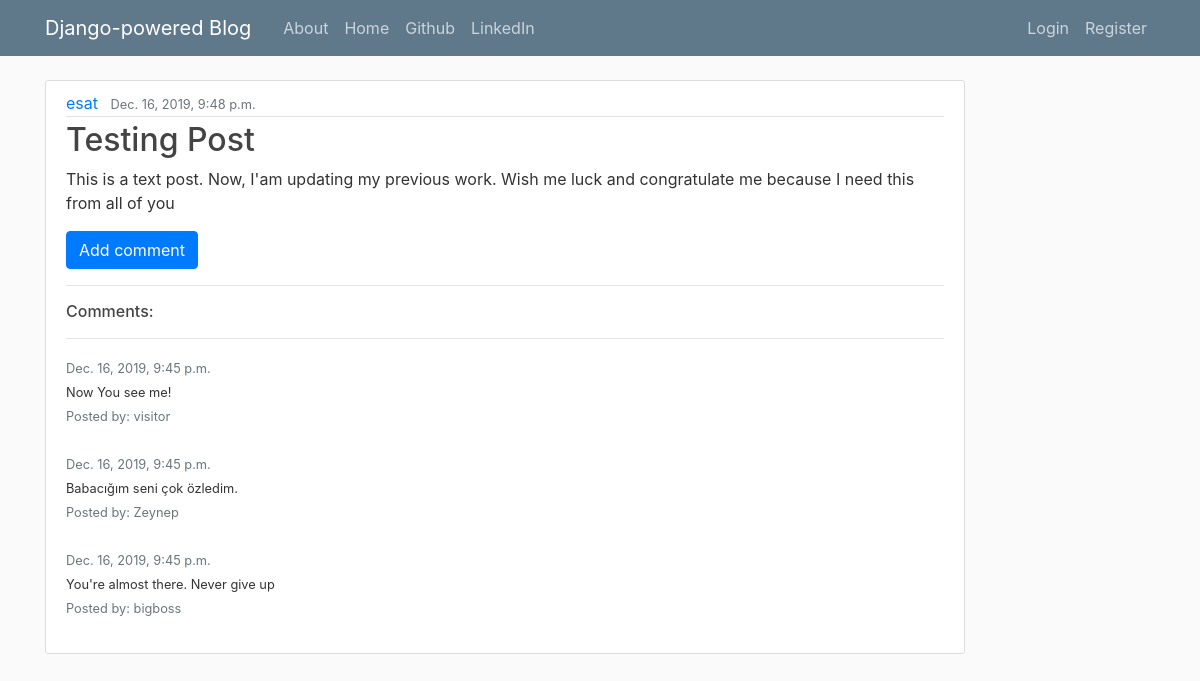
Page /post/25/ on the committed database.
### blog/models.py (models this page shows, shortened)
class Post(models.Model):
    author = models.ForeignKey('auth.User', on_delete=models.CASCADE)
    title = models.CharField(max_length=200)
    text = models.TextField()
    create_date = models.DateTimeField(default=timezone.now)
    published_date = models.DateTimeField(blank=True, null=True)
    last_publication_date = models.DateTimeField(blank=True, null=True)

class Comment(models.Model):
    post = models.ForeignKey('blog.Post', related_name='comments', on_delete=models.CASCADE)
    author = models.CharField(max_length=200)
    text = models.TextField()
    create_date = models.DateTimeField(default=timezone.now)
    approved_comment = models.BooleanField(default=False)

### blog/views.py (the view)
# urls.py: path('post/<int:pk>/', views.PostDetailView.as_view(), name='post_details'),
class PostDetailView(DetailView):
    template_name='blog/post_details.html'
    model=Post

### blog/templates/blog/post_details.html (shortened to what this page needs)
{% extends "blog/base.html" %}
{% block content %}
<article class="media content-section">
  <div class="media-body">
    <div class="article-metadata">
      <a class="mr-2" href="#">{{ post.author}}</a>
      {% if post.published_date %}
        <small class="text-muted">{{ post.published_date }}</small>
      {% else %}
        <a class="btn btn-primary" href="{% url 'blog:post_publish' pk=post.pk %}">
        <span class="iconify" data-icon="simple-icons:faceit" data-inline="false"></span> Publish</a>
      {% endif %}
    </div>
    <h2><a class="article-title" href="#">{{ post.title }}</a></h2>
    <p class="article-content">{{ post.text }}</p>
    <a class="btn btn-primary btn-comment" href="{% url 'blog:add_comment_to_post' pk=post.pk %}">
     Add comment</a>
    <hr>
    <h6>Comments:</h6>
    <hr>
    {% for comment in post.comments.all %}
      <small class="mr-2 text-muted">{{comment.create_date}}</small>
      {% if comment.approved_comment or user.is_authenticated %}
        <br>
        <small>{{comment.text}}</small>
        <br>
        <small class="text-muted">Posted by: {{comment.author}} </small>
        <br> <br>
      {% endif %}
    {% endfor %}
  </div>
</article>
{% endblock %}

### blog/static/css/blog.css (style rules this page uses)
body { background: #fafafa; color: #333333; margin-top: 5rem; }
h1, h2, h3, h4, h5, h6 { color: #444444; }
.content-section { background: #ffffff; padding: 10px 20px; border: 1px solid #dddddd; border-radius: 3px; margin-bottom: 20px; }
.article-title { color: #444444; }
.article-content { white-space: pre-line; }
.article-metadata { padding-bottom: 1px; margin-bottom: 4px; border-bottom: 1px solid #e3e3e3 }

### rows in the picture
Post: author "esat", published_date "Dec. 16, 2019, 9:48 p.m.", title "Testing Post", text "This is a text post. Now, I'am updating my previous work. Wish me luck and congratulate me because I need this from all of you"
Comment: create_date "Dec. 16, 2019, 9:45 p.m.", text "Now You see me!", author "visitor"
Comment: create_date "Dec. 16, 2019, 9:45 p.m.", text "Babacığım seni çok özledim.", author "Zeynep"
Comment: create_date "Dec. 16, 2019, 9:45 p.m.", text "You're almost there. Never give up", author "bigboss"
